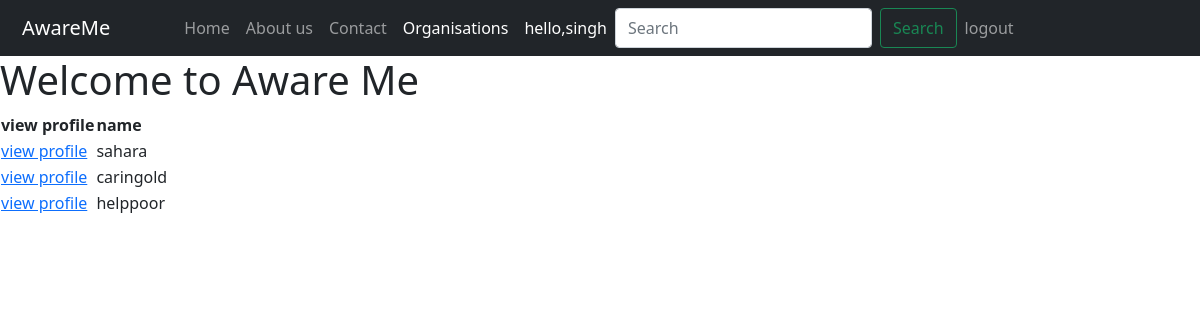
/awareme/details/ (signed in), run on the app's committed database.
### awaremeapp/models.py (models this page shows, shortened)
class OrgDetail(models.Model):
    user=models.OneToOneField(User,null=True,blank=True, on_delete=models.CASCADE)
    mission=models.TextField(blank=True,null=True)
    Contact=models.CharField(max_length=15,null=True)
    portfolio=models.URLField(blank=True,null=True)

### awaremeapp/views.py (the view)
# urls.py: path('details/',views.orgList,name="details"),
@login_required(login_url='login')
def orgList(request):
    Instance1=OrgDetail.objects.all()
    userList = User.objects.values()
    Instance=Instance1.union(userList,all=True)
    return render(request,'awaremeapp/info.html',{'model':Instance1,'userList':userList})

### templates/awaremeapp/info.html
{% extends 'awaremeapp/orgbase.html' %}
{% block organistionactive %} active {% endblock organistionactive %}"
{% block content %}
<h1>Welcome to Aware Me</h1>
<table>
    <thead>
<tr>
    <th>view profile</th>
    <th>name</th>
</tr>
</thead>
{% for i in model %}
<tr>
    <td><a href="{% url 'org_profile' i.id %}">view profile</a></td>
    <td>{{i.user}}</td>
</tr>
{% endfor %}
</table>
{% endblock %}

### templates/awaremeapp/orgbase.html (shortened to what this page needs)
{% load static %}
<!DOCTYPE html>
<html lang="en">
<head>
  <link href="https://cdn.jsdelivr.net/npm/bootstrap@5.0.0/dist/css/bootstrap.min.css" rel="stylesheet"
>
</head>
<body>
  <nav class="navbar navbar-expand-lg navbar-dark bg-dark sticky-top ">
    <div class="container-fluid">
      <a class="navbar-brand " style="margin-left:10px;" href="{% url 'listFeed' %}">AwareMe</a>
      <div class="collapse navbar-collapse" id="navbarSupportedContent" style="margin-left:50px;">
        <ul class="navbar-nav me-0 mb-2 mb-lg-0">
          <li class="nav-item">
            <a class="nav-link {% block homeactive %} {% endblock homeactive %}" aria-current="page"
              href="{% url 'listFeed'%}">Home</a>
          </li>
          <li class="nav-item">
            <a class="nav-link {% block aboutactive %} {% endblock aboutactive %}" aria-current="page"
              href="{% url 'aboutus' %}">About us<a>
          </li>
          <li class="nav-item">
            <a class="nav-link {% block contactactive %} {% endblock contactactive %}" aria-current="page"
              href="{% url 'contact' %}">Contact</a>
          </li>
          <li class="nav-item">
            <a class="nav-link {% block organistionactive %} {% endblock organistionactive %}" aria-current="page"
              href="{% url 'details' %}">Organisations</a>
          </li>
          <li class="nav-item">
            <a class="nav-link active" aria-current="page">hello,{{request.user}}</a>
          </li>
          <form class="d-flex" method="GET" action="{% url 'search' %}">
            <input class="form-control me-2 mx-0" type="search" placeholder="Search" name="query" id="query"
              aria-label="Search">
            <button class="btn btn-outline-success" type="submit">Search</button>
          </form>
          {% if user.is_authenticated %}
          <li class="nav-item {% block logoutactive %} {% endblock logoutactive %}">
            <a class="nav-link" href="{% url 'logout' %}">logout</a>
          </li>
          {% else %}
          <li class="nav-item {% block loginactive %} {% endblock loginactive %}">
            <a class="nav-link" href="{% url 'login' %}">login</a>
          </li>
          {% endif %}
      </div>
    </div>
  </nav>
  {% block content %}
  {% endblock %}
</body>
</html>

### data on the page
OrgDetail: user "sahara"
OrgDetail: user "caringold"
OrgDetail: user "helppoor"

### other printed values
{{ request.user }} "singh"
